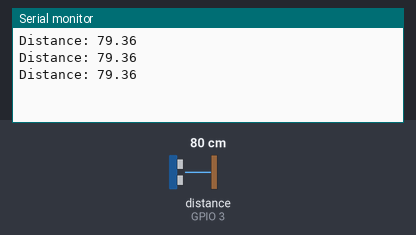
This sketch was run on a simulated ESP32. On the bench: the last lines printed to the serial monitor. Wiring (inferred from the names in the program): ultrasonic range finder: trigger GPIO 2; echo GPIO 3. Inputs (shaded band) come from the test bench; at power-on: distance to the obstacle (sensor on GPIO 3) 80 cm. The echo pulse lasts 58.3 µs per cm; the camera gives no picture.

Above: at 1.5 s.
1.6 s: distance to the obstacle (sensor on GPIO 3) set to 53 cm
At 2.2 s:
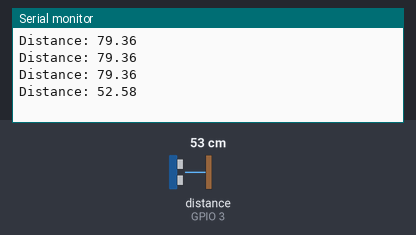
3.1 s: distance to the obstacle (sensor on GPIO 3) set to 45 cm
At 4.2 s:
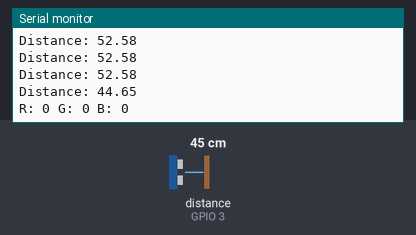
Timing chart, 0 to 6.1 s (numbered marks = the images above; inputs shaded):
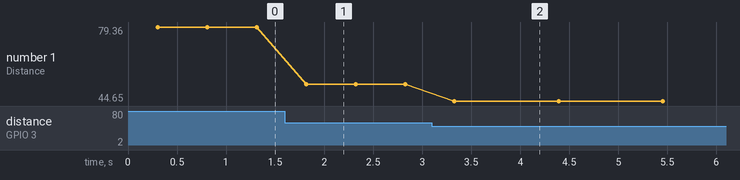

Measured:
- the behaviour switches between 51 and 50 cm on distance to the obstacle (sensor on GPIO 3) (found by bisection; images 1 and 2)
- after the input at 1.6 s, the serial monitor: prints a new line after 0.22 s (image 1)
- after the input at 3.1 s, the serial monitor: prints a new line after 0.23 s (image 2)
- plotted number 1: 79.36 → 52.58 after the input at 1.6 s, 52.58 → 44.65 after the input at 3.1 s

The sketch:

colorRecogWithUltraSonic.ino
```cpp
#include "esp_camera.h"

#define TRIG 2
#define ECHO 3
// Timer interval (in milliseconds)
const long interval = 5000;

unsigned long previousMillis = 0;

// Function to take a picture and get the RGB value of the center pixel
void captureAndSend() {
  camera_fb_t * fb = NULL;
  esp_err_t res = ESP_OK;

  // Take a picture
  fb = esp_camera_fb_get();

  if (!fb) {
    Serial.println("Camera capture failed");
    return;
  }

  // Get the RGB value of the center pixel
  size_t fbWidth = fb->width;
  size_t fbHeight = fb->height;
  uint8_t *fbBuf = fb->buf;
  size_t pixelIndex = (fbWidth * (fbHeight / 2) + (fbWidth / 2)) * 3;
  uint8_t red = fbBuf[pixelIndex];
  uint8_t green = fbBuf[pixelIndex + 1];
  uint8_t blue = fbBuf[pixelIndex + 2];

  // Print the RGB value to the serial monitor
  Serial.print("R: ");
  Serial.print(red);
  Serial.print(" G: ");
  Serial.print(green);
  Serial.print(" B: ");
  Serial.println(blue);

  // Free the memory used by the frame buffer
  esp_camera_fb_return(fb);
}

void setup() {
  Serial.begin(115200);
  // Initialize the Ultrasonic_sensor
  pinMode(TRIG, OUTPUT);
  pinMode(ECHO, INPUT);
  // Initialize the camera
  camera_config_t config;
  config.ledc_channel = LEDC_CHANNEL_0;
  config.ledc_timer = LEDC_TIMER_0;
  config.pin_d0 = 5;
  config.pin_d1 = 18;
  config.pin_d2 = 19;
  config.pin_d3 = 21;
  config.pin_d4 = 36;
  config.pin_d5 = 39;
  config.pin_d6 = 34;
  config.pin_d7 = 35;
  config.pin_xclk = 0;
  config.pin_pclk = 22;
  config.pin_vsync = 25;
  config.pin_href = 23;
  config.pin_sscb_sda = 26;
  config.pin_sscb_scl = 27;
  config.pin_pwdn = 32;
  config.pin_reset = -1;
  config.xclk_freq_hz = 20000000;
  config.pixel_format = PIXFORMAT_JPEG;
  config.frame_size = FRAMESIZE_QVGA;
  config.jpeg_quality = 12;
  config.fb_count = 1;
  esp_err_t err = esp_camera_init(&config);
  if (err != ESP_OK) {
    Serial.printf("Camera init failed with error 0x%x", err);
    return;
  }
}

void loop() {
  digitalWrite(TRIG, LOW);
  delayMicroseconds(2);
  digitalWrite(TRIG, HIGH);
  delayMicroseconds(5);
  digitalWrite(TRIG, LOW);

  float t = pulseIn(ECHO, HIGH);
  float distance = t*0.017015;
  Serial.print("Distance: ");
  Serial.println(distance);
  if (distance <= 50) {
    captureAndSend();
    delay(500);
  }
  delay(500);
}
```
